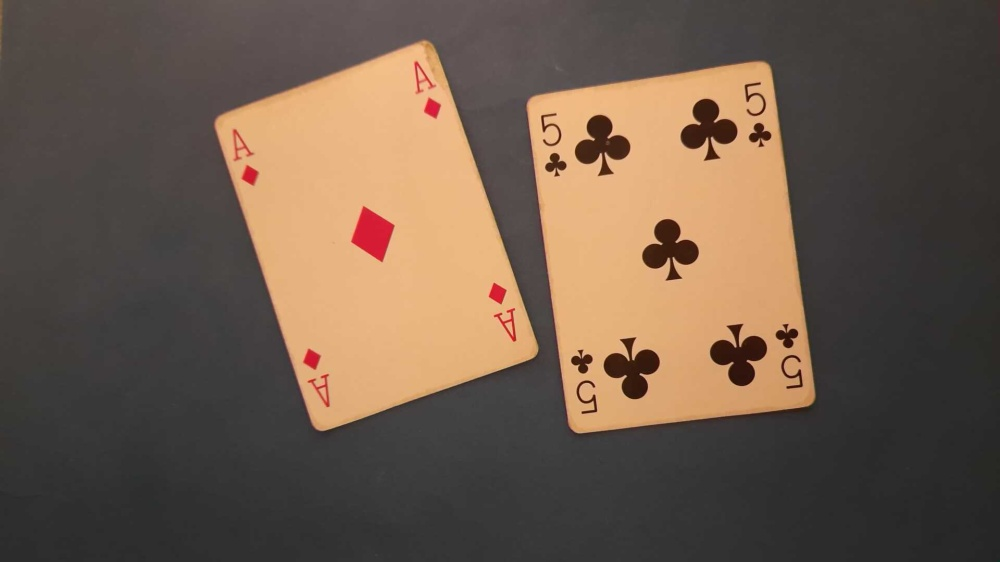
#> input picture test2.jpg, 1000 x 562 px, given in place of three.jpg, which was not available
$ python cardRecognize.py test2.jpg
#> lines starting #> are read from the running program, lines starting #| are printed output that depends on the picture; pictures that were not available may be replaced by others from this repository, and a replacement may not be noted
from cv2 import cv2
import urllib.request
import numpy as np
import sys


def nothing(x):
    pass


# [84 lines left out: functions ordenatePoints, numberOfCards, imageProcessing, image_resize, transform2binary, addImages, not called in this run]

def toGray(image):
    return cv2.cvtColor(image, cv2.COLOR_BGR2GRAY)

def loadCardImages():
    global five,ace,king,two,hearts,spades,diamonds,clubs
    global number_dict, symbol_dict


    three = toGray(cv2.imread("cardsLogo/numbers/three.jpg"))
#> in toGray, `return cv2.cvtColor(image, cv2.COLOR_BGR2GRAY)`:
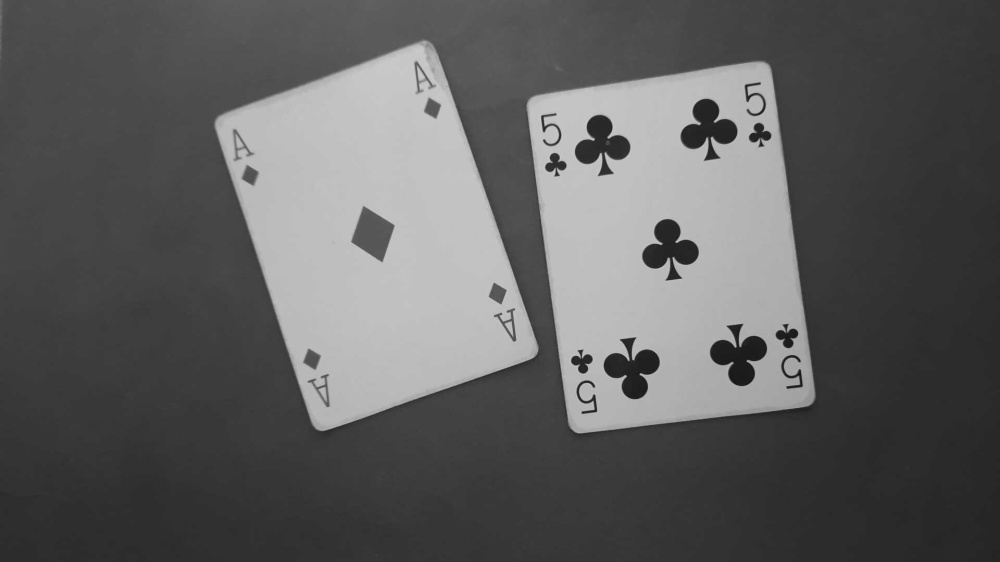
#> returned value: shape (562, 1000); min 17, max 206, mean 94.1
    four = toGray(cv2.imread("cardsLogo/numbers/four.jpg"))
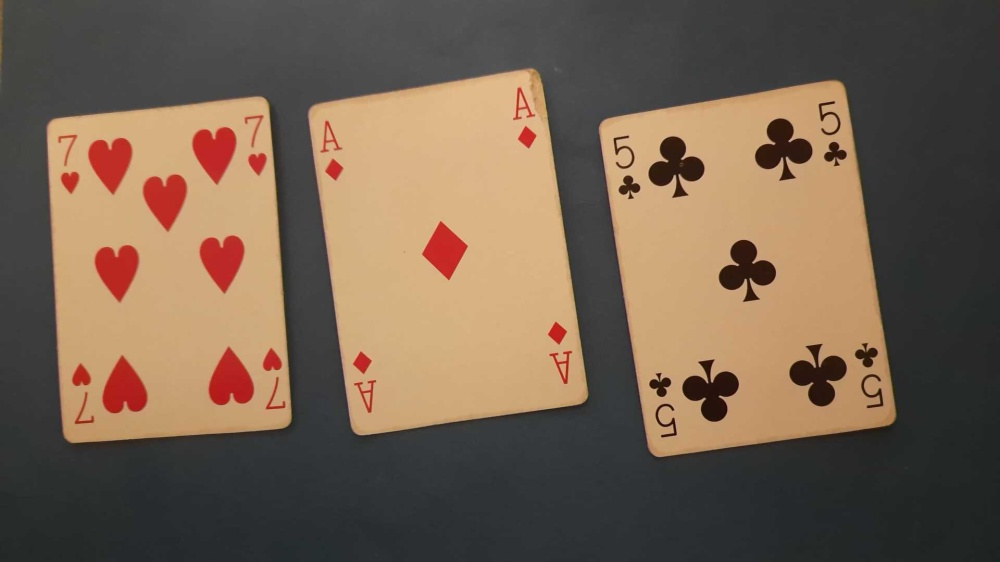
#> input picture test3.jpg, 1000 x 562 px, given in place of four.jpg, which was not available
#> in toGray (call 2), `return cv2.cvtColor(image, cv2.COLOR_BGR2GRAY)`:
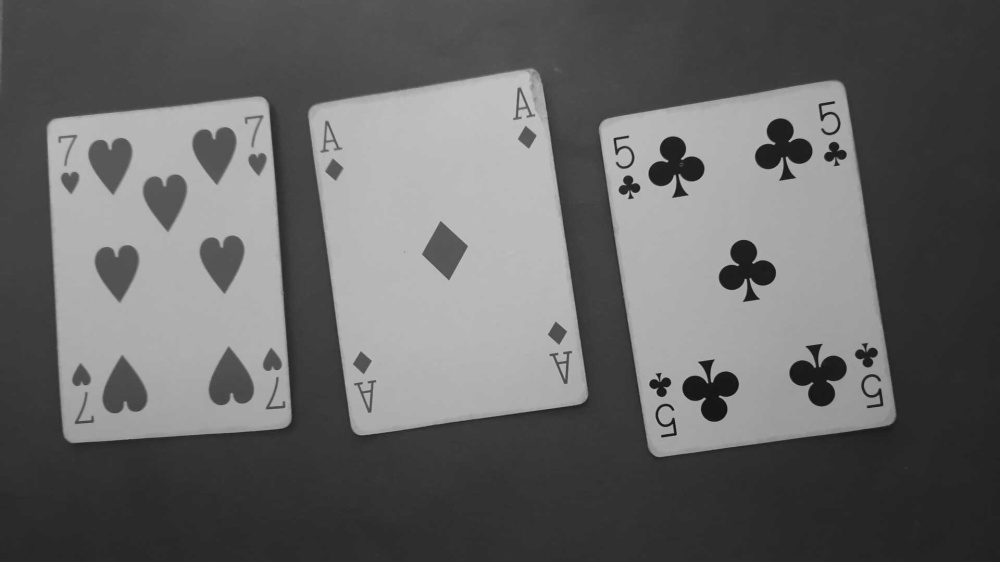
#> returned value: shape (562, 1000); min 15, max 199, mean 101
    six = toGray(cv2.imread("cardsLogo/numbers/six.jpg"))
    seven = toGray(cv2.imread("cardsLogo/numbers/seven.jpg"))
    eight = toGray(cv2.imread("cardsLogo/numbers/eight.jpg"))
    nine = toGray(cv2.imread("cardsLogo/numbers/nine.jpg"))
    ten = toGray(cv2.imread("cardsLogo/numbers/ten.jpg"))
    queen = toGray(cv2.imread("cardsLogo/numbers/queen.jpg"))
    knave = toGray(cv2.imread("cardsLogo/numbers/knave.jpg"))


    five = toGray(cv2.imread("cardsLogo/numbers/five.jpg"))
    ace = toGray(cv2.imread("cardsLogo/numbers/ace.jpg"))
    king = toGray(cv2.imread("cardsLogo/numbers/king.jpg"))
    two = toGray(cv2.imread("cardsLogo/numbers/two.jpg"))

    number_dict = {"five":five, "ace":ace, "king":king, "two":two, "three": three, "four":four, "six":six, "seven":seven, "eight":eight, "nine":nine, "ten":ten, "queen": queen, "knave":knave }

    hearts = toGray(cv2.imread("cardsLogo/simbols/hearts.jpg"))
    spades = toGray(cv2.imread("cardsLogo/simbols/spades.jpg"))
    diamonds = toGray(cv2.imread("cardsLogo/simbols/diamonds.jpg"))
    clubs = toGray(cv2.imread("cardsLogo/simbols/clubs.jpg"))

    symbol_dict = {"hearts":hearts, "spades": spades,"clubs":clubs,"diamonds":diamonds}

# [27 lines left out: function bestMatch, not called in this run]

if len(sys.argv) == 1:
    print("Usage: python3 cardRecognize.py video | testX.jpg")
    sys.exit()
argument = sys.argv[1]

image = ""
if argument == "video":
    URL = "http://192.168.1.14:8080/shot.jpg" #p utilizar a camera do telemovel
    #URL =  "http://192.168.1.194:8080/shot.jpg"
    #cap = cv2.VideoCapture(2)

else:
    image = argument

cv2.namedWindow("modified")
value_thresh = 136
cv2.createTrackbar("t", "modified", value_thresh, 210, nothing)   ## queria mudar em tempo real, idk como fazer

#> (the run stopped early here; a loop or call above may not have finished)
